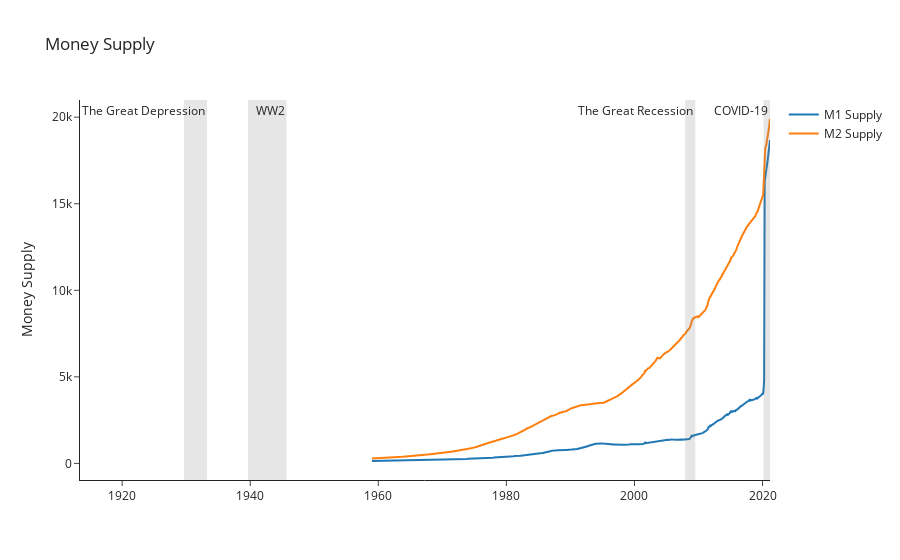

Notebook cell for this chart:
### Code cell
# Get M1 Money Supply
M_1= quandl.get("FRED/M1SL", authtoken="m6nQZWVxbd6F2y_ESnBH")
# Get M2 Money Supply
M_2= quandl.get("FRED/M2SL", authtoken="m6nQZWVxbd6F2y_ESnBH")

# Concat M1 and M2 money supply into one DataFrame
# M1 cash, coins
# M2 = M1 + savings 
M_data = pd.concat([M_1,M_2], axis='columns', join='inner')
M_data.columns=['M1','M2']
# Plot M1 and M2 Money Supply
money_supply_chart = go.Figure().update_layout(template="simple_white", yaxis=dict(title="Money Supply"), title = "Money Supply")
money_supply_chart.add_trace(go.Scatter(x= M_data.index, y=M_data["M1"],mode='lines', name="M1 Supply"))
money_supply_chart.add_trace(go.Scatter(x= M_data.index, y=M_data["M2"],mode='lines', name="M2 Supply"))
money_supply_chart.add_vrect(x0=inflation_rate_cpi.index[inflation_rate_cpi.index=='1929-09-01'][0], x1=inflation_rate_cpi.index[inflation_rate_cpi.index=='1933-04-01'][0], line_width=0, fillcolor="grey", opacity=0.2, annotation_text = "The Great Depression")
money_supply_chart.add_vrect(x0=inflation_rate_cpi.index[inflation_rate_cpi.index=='1939-09-01'][0], x1=inflation_rate_cpi.index[inflation_rate_cpi.index=='1945-09-01'][0], line_width=0, fillcolor="grey", opacity=0.2, annotation_text = "WW2")
money_supply_chart.add_vrect(x0=inflation_rate_cpi.index[inflation_rate_cpi.index=='2007-12-01'][0], x1=inflation_rate_cpi.index[inflation_rate_cpi.index=='2009-07-01'][0], line_width=0, fillcolor="grey", opacity=0.2, annotation_text = "The Great Recession")
money_supply_chart.add_vrect(x0=inflation_rate_cpi.index[inflation_rate_cpi.index=='2020-03-01'][0], x1=inflation_rate_cpi.index[-1], line_width=0, fillcolor="grey", opacity=0.2, annotation_text = "COVID-19")

### Figure 1 — Plotly figure (JSON) as saved in the notebook; plotly's stock layout.template omitted (floating-point values rounded to 4 significant figures; data arrays with more than 128 entries replaced by an {"elided": "..."} marker saying what was removed)
{"data": [{"mode": "lines", "name": "M1 Supply", "type": "scatter", "x": {"elided": "747 str values"}, "y": {"elided": "747 float values"}}, {"mode": "lines", "name": "M2 Supply", "type": "scatter", "x": {"elided": "747 str values"}, "y": {"elided": "747 float values"}}], "layout": {"annotations": [{"showarrow": false, "text": "The Great Depression", "x": "1933-04-01T00:00:00", "xanchor": "right", "xref": "x", "y": 1, "yanchor": "top", "yref": "y domain"}, {"showarrow": false, "text": "WW2", "x": "1945-09-01T00:00:00", "xanchor": "right", "xref": "x", "y": 1, "yanchor": "top", "yref": "y domain"}, {"showarrow": false, "text": "The Great Recession", "x": "2009-07-01T00:00:00", "xanchor": "right", "xref": "x", "y": 1, "yanchor": "top", "yref": "y domain"}, {"showarrow": false, "text": "COVID-19", "x": "2021-03-01T00:00:00", "xanchor": "right", "xref": "x", "y": 1, "yanchor": "top", "yref": "y domain"}], "autosize": true, "shapes": [{"fillcolor": "grey", "line": {"width": 0}, "opacity": 0.2, "type": "rect", "x0": "1929-09-01T00:00:00", "x1": "1933-04-01T00:00:00", "xref": "x", "y0": 0, "y1": 1, "yref": "y domain"}, {"fillcolor": "grey", "line": {"width": 0}, "opacity": 0.2, "type": "rect", "x0": "1939-09-01T00:00:00", "x1": "1945-09-01T00:00:00", "xref": "x", "y0": 0, "y1": 1, "yref": "y domain"}, {"fillcolor": "grey", "line": {"width": 0}, "opacity": 0.2, "type": "rect", "x0": "2007-12-01T00:00:00", "x1": "2009-07-01T00:00:00", "xref": "x", "y0": 0, "y1": 1, "yref": "y domain"}, {"fillcolor": "grey", "line": {"width": 0}, "opacity": 0.2, "type": "rect", "x0": "2020-03-01T00:00:00", "x1": "2021-03-01T00:00:00", "xref": "x", "y0": 0, "y1": 1, "yref": "y domain"}], "title": {"text": "Money Supply"}, "xaxis": {"autorange": true, "range": ["1919-07-04 08:23:10.3448", "2021-03-01"], "type": "date"}, "yaxis": {"autorange": true, "range": [-958.7, 20990.0], "title": {"text": "Money Supply"}, "type": "linear"}}}
